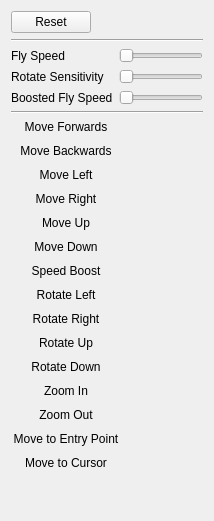
         <widget class="QWidget" name="tabFCControls">
          <attribute name="title">
           <string>FreeCam Controls</string>
          </attribute>
          <layout class="QVBoxLayout" name="verticalLayout_4">
           <item>
            <layout class="QHBoxLayout" name="horizontalLayout_5">
             <item>
              <widget class="QPushButton" name="controlsFcResetButton">
               <property name="text">
                <string>Reset</string>
               </property>
              </widget>
             </item>
             <item>
              <spacer name="horizontalSpacer_5">
               <property name="orientation">
                <enum>Qt::Horizontal</enum>
               </property>
               <property name="sizeHint" stdset="0">
                <size>
                 <width>40</width>
                 <height>20</height>
                </size>
               </property>
              </spacer>
             </item>
            </layout>
           </item>
           <item>
            <widget class="Line" name="line_5">
             <property name="orientation">
              <enum>Qt::Horizontal</enum>
             </property>
             <property name="verticalSpacing" stdset="0">
              <number>10</number>
             </property>
            </widget>
           </item>
           <item>
            <layout class="QFormLayout" name="formLayout_7">
             <item row="0" column="0">
              <widget class="QLabel" name="label_18">
               <property name="text">
                <string>Fly Speed</string>
               </property>
              </widget>
             </item>
             <item row="0" column="1">
              <widget class="QSlider" name="flySpeedFcEdit">
               <property name="minimum">
                <number>10</number>
               </property>
               <property name="maximum">
                <number>1000</number>
               </property>
               <property name="orientation">
                <enum>Qt::Horizontal</enum>
               </property>
              </widget>
             </item>
             <item row="1" column="0">
              <widget class="QLabel" name="label_601">
               <property name="text">
                <string>Rotate Sensitivity</string>
               </property>
              </widget>
             </item>
             <item row="1" column="1">
              <widget class="QSlider" name="rotateCameraSensitivityFcEdit">
               <property name="minimum">
                <number>10</number>
               </property>
               <property name="maximum">
                <number>1000</number>
               </property>
               <property name="orientation">
                <enum>Qt::Horizontal</enum>
               </property>
              </widget>
             </item>
             <item row="2" column="0">
              <widget class="QLabel" name="label_60">
               <property name="text">
                <string>Boosted Fly Speed</string>
               </property>
              </widget>
             </item>
             <item row="2" column="1">
              <widget class="QSlider" name="boostedFlyCameraSpeedFCEdit">
               <property name="minimum">
                <number>10</number>
               </property>
               <property name="maximum">
                <number>1000</number>
               </property>
               <property name="orientation">
                <enum>Qt::Horizontal</enum>
               </property>
              </widget>
             </item>
            </layout>
           </item>
           <item>
            <widget class="Line" name="line_6">
             <property name="orientation">
              <enum>Qt::Horizontal</enum>
             </property>
             <property name="verticalSpacing" stdset="0">
              <number>10</number>
             </property>
            </widget>
           </item>
           <item>
            <layout class="QFormLayout" name="formLayout_8">
             <property name="verticalSpacing">
              <number>10</number>
             </property>
             <item row="0" column="0">
              <widget class="QLabel" name="label_63">
               <property name="minimumSize">
                <size>
                 <width>110</width>
                 <height>0</height>
                </size>
               </property>
               <property name="toolTip">
                <string>Reacts to keyboard input.</string>
               </property>
               <property name="styleSheet">
                <string notr="true">QLabel:hover { color: #555;}</string>
               </property>
               <property name="text">
                <string>Move Forwards</string>
               </property>
               <property name="alignment">
                <set>Qt::AlignCenter</set>
               </property>
              </widget>
             </item>
             <item row="0" column="1">
              <widget class="SetBindWidget" name="moveCameraForwardFcBindEdit" native="true" />
             </item>
             <item row="1" column="0">
              <widget class="QLabel" name="label_64">
               <property name="minimumSize">
                <size>
                 <width>110</width>
                 <height>0</height>
                </size>
               </property>
               <property name="toolTip">
                <string>Reacts to keyboard input.</string>
               </property>
               <property name="styleSheet">
                <string notr="true">QLabel:hover { color: #555;}</string>
               </property>
               <property name="text">
                <string>Move Backwards</string>
               </property>
               <property name="alignment">
                <set>Qt::AlignCenter</set>
               </property>
              </widget>
             </item>
             <item row="1" column="1">
              <widget class="SetBindWidget" name="moveCameraBackwardFcBindEdit" native="true" />
             </item>
             <item row="2" column="0">
              <widget class="QLabel" name="label_65">
               <property name="minimumSize">
                <size>
                 <width>110</width>
                 <height>0</height>
                </size>
               </property>
               <property name="toolTip">
                <string>Reacts to keyboard input.</string>
               </property>
               <property name="styleSheet">
                <string notr="true">QLabel:hover { color: #555;}</string>
               </property>
               <property name="text">
                <string>Move Left</string>
               </property>
               <property name="alignment">
                <set>Qt::AlignCenter</set>
               </property>
              </widget>
             </item>
             <item row="2" column="1">
              <widget class="SetBindWidget" name="moveCameraLeftFcBindEdit" native="true" />
             </item>
             <item row="3" column="0">
              <widget class="QLabel" name="label_66">
               <property name="minimumSize">
                <size>
                 <width>110</width>
                 <height>0</height>
                </size>
               </property>
               <property name="toolTip">
                <string>Reacts to keyboard input.</string>
               </property>
               <property name="styleSheet">
                <string notr="true">QLabel:hover { color: #555;}</string>
               </property>
               <property name="text">
                <string>Move Right</string>
               </property>
               <property name="alignment">
                <set>Qt::AlignCenter</set>
               </property>
              </widget>
             </item>
             <item row="3" column="1">
              <widget class="SetBindWidget" name="moveCameraRightFcBindEdit" native="true" />
             </item>
             <item row="4" column="0">
              <widget class="QLabel" name="label_67">
               <property name="minimumSize">
                <size>
                 <width>110</width>
                 <height>0</height>
                </size>
               </property>
               <property name="toolTip">
                <string>Reacts to keyboard input.</string>
               </property>
               <property name="styleSheet">
                <string notr="true">QLabel:hover { color: #555;}</string>
               </property>
               <property name="text">
                <string>Move Up</string>
               </property>
               <property name="alignment">
                <set>Qt::AlignCenter</set>
               </property>
              </widget>
             </item>
             <item row="4" column="1">
              <widget class="SetBindWidget" name="moveCameraUpFcBindEdit" native="true" />
             </item>
             <item row="5" column="0">
              <widget class="QLabel" name="label_68">
               <property name="minimumSize">
                <size>
                 <width>110</width>
                 <height>0</height>
                </size>
               </property>
               <property name="toolTip">
                <string>Reacts to keyboard input.</string>
               </property>
               <property name="styleSheet">
                <string notr="true">QLabel:hover { color: #555;}</string>
               </property>
               <property name="text">
                <string>Move Down</string>
               </property>
               <property name="alignment">
                <set>Qt::AlignCenter</set>
               </property>
              </widget>
             </item>
             <item row="5" column="1">
              <widget class="SetBindWidget" name="moveCameraDownFcBindEdit" native="true" />
             </item>
             <item row="6" column="0">
              <widget class="QLabel" name="label_691">
               <property name="minimumSize">
                <size>
                 <width>110</width>
                 <height>0</height>
                </size>
               </property>
               <property name="toolTip">
                <string>Reacts to keyboard input.</string>
               </property>
               <property name="styleSheet">
                <string notr="true">QLabel:hover { color: #555;}</string>
               </property>
               <property name="text">
                <string>Speed Boost</string>
               </property>
               <property name="alignment">
                <set>Qt::AlignCenter</set>
               </property>
              </widget>
             </item>
             <item row="6" column="1">
              <widget class="SetBindWidget" name="speedBoostCameraFcBindEdit" native="true" />
             </item>
             <item row="7" column="0">
              <widget class="QLabel" name="label_701">
               <property name="minimumSize">
                <size>
                 <width>110</width>
                 <height>0</height>
                </size>
               </property>
               <property name="toolTip">
                <string>Reacts to keyboard input.</string>
               </property>
               <property name="styleSheet">
                <string notr="true">QLabel:hover { color: #555;}</string>
               </property>
               <property name="text">
                <string>Rotate Left</string>
               </property>
               <property name="alignment">
                <set>Qt::AlignCenter</set>
               </property>
              </widget>
             </item>
             <item row="7" column="1">
              <widget class="SetBindWidget" name="rotateCameraLeftFcBindEdit" native="true" />
             </item>
             <item row="8" column="0">
              <widget class="QLabel" name="label_711">
               <property name="minimumSize">
                <size>
                 <width>110</width>
                 <height>0</height>
                </size>
               </property>
               <property name="toolTip">
                <string>Reacts to keyboard input.</string>
               </property>
               <property name="styleSheet">
                <string notr="true">QLabel:hover { color: #555;}</string>
               </property>
               <property name="text">
                <string>Rotate Right</string>
               </property>
               <property name="alignment">
                <set>Qt::AlignCenter</set>
               </property>
              </widget>
             </item>
             <item row="8" column="1">
              <widget class="SetBindWidget" name="rotateCameraRightFcBindEdit" native="true" />
             </item>
             <item row="9" column="0">
              <widget class="QLabel" name="label_72">
               <property name="minimumSize">
                <size>
                 <width>110</width>
                 <height>0</height>
                </size>
               </property>
               <property name="toolTip">
                <string>Reacts to keyboard input.</string>
               </property>
               <property name="styleSheet">
                <string notr="true">QLabel:hover { color: #555;}</string>
               </property>
               <property name="text">
                <string>Rotate Up</string>
               </property>
               <property name="alignment">
                <set>Qt::AlignCenter</set>
               </property>
              </widget>
             </item>
             <item row="9" column="1">
              <widget class="SetBindWidget" name="rotateCameraUpFcBindEdit" native="true" />
             </item>
             <item row="10" column="0">
              <widget class="QLabel" name="label_73">
               <property name="minimumSize">
                <size>
                 <width>110</width>
                 <height>0</height>
                </size>
               </property>
               <property name="toolTip">
                <string>Reacts to keyboard input.</string>
               </property>
               <property name="styleSheet">
                <string notr="true">QLabel:hover { color: #555;}</string>
               </property>
               <property name="text">
                <string>Rotate Down</string>
               </property>
               <property name="alignment">
                <set>Qt::AlignCenter</set>
               </property>
              </widget>
             </item>
             <item row="10" column="1">
              <widget class="SetBindWidget" name="rotateCameraDownFcBindEdit" native="true" />
             </item>
             <item row="11" column="0">
              <widget class="QLabel" name="label_74">
               <property name="minimumSize">
                <size>
                 <width>110</width>
                 <height>0</height>
                </size>
               </property>
               <property name="toolTip">
                <string>Reacts to keyboard input.</string>
               </property>
               <property name="styleSheet">
                <string notr="true">QLabel:hover { color: #555;}</string>
               </property>
               <property name="text">
                <string>Zoom In</string>
               </property>
               <property name="alignment">
                <set>Qt::AlignCenter</set>
               </property>
              </widget>
             </item>
             <item row="11" column="1">
              <widget class="SetBindWidget" name="zoomCameraInFcBindEdit" native="true" />
             </item>
             <item row="12" column="0">
              <widget class="QLabel" name="label_75">
               <property name="minimumSize">
                <size>
                 <width>110</width>
                 <height>0</height>
                </size>
               </property>
               <property name="toolTip">
                <string>Reacts to keyboard input.</string>
               </property>
               <property name="styleSheet">
                <string notr="true">QLabel:hover { color: #555;}</string>
               </property>
               <property name="text">
                <string>Zoom Out</string>
               </property>
               <property name="alignment">
                <set>Qt::AlignCenter</set>
               </property>
              </widget>
             </item>
             <item row="12" column="1">
              <widget class="SetBindWidget" name="zoomCameraOutFcBindEdit" native="true" />
             </item>
             <item row="13" column="0">
              <widget class="QLabel" name="label_76">
               <property name="minimumSize">
                <size>
                 <width>110</width>
                 <height>0</height>
                </size>
               </property>
               <property name="toolTip">
                <string>Reacts to keyboard input.</string>
               </property>
               <property name="styleSheet">
                <string notr="true">QLabel:hover { color: #555;}</string>
               </property>
               <property name="text">
                <string>Move to Entry Point</string>
               </property>
               <property name="alignment">
                <set>Qt::AlignCenter</set>
               </property>
              </widget>
             </item>
             <item row="13" column="1">
              <widget class="SetBindWidget" name="moveCameraToEntryPointFcBindEdit" native="true" />
             </item>
             <item row="14" column="0">
              <widget class="QLabel" name="label_77">
               <property name="minimumSize">
                <size>
                 <width>110</width>
                 <height>0</height>
                </size>
               </property>
               <property name="toolTip">
                <string>Reacts to keyboard input.</string>
               </property>
               <property name="styleSheet">
                <string notr="true">QLabel:hover { color: #555;}</string>
               </property>
               <property name="text">
                <string>Move to Cursor</string>
               </property>
               <property name="alignment">
                <set>Qt::AlignCenter</set>
               </property>
              </widget>
             </item>
             <item row="14" column="1">
              <widget class="SetBindWidget" name="moveCameraToCursorFcBindEdit" native="true" />
             </item>
            </layout>
           </item>
           <item>
            <spacer name="verticalSpacer_2">
             <property name="orientation">
              <enum>Qt::Vertical</enum>
             </property>
             <property name="sizeHint" stdset="0">
              <size>
               <width>20</width>
               <height>40</height>
              </size>
             </property>
            </spacer>
           </item>
          </layout>
         </widget>
